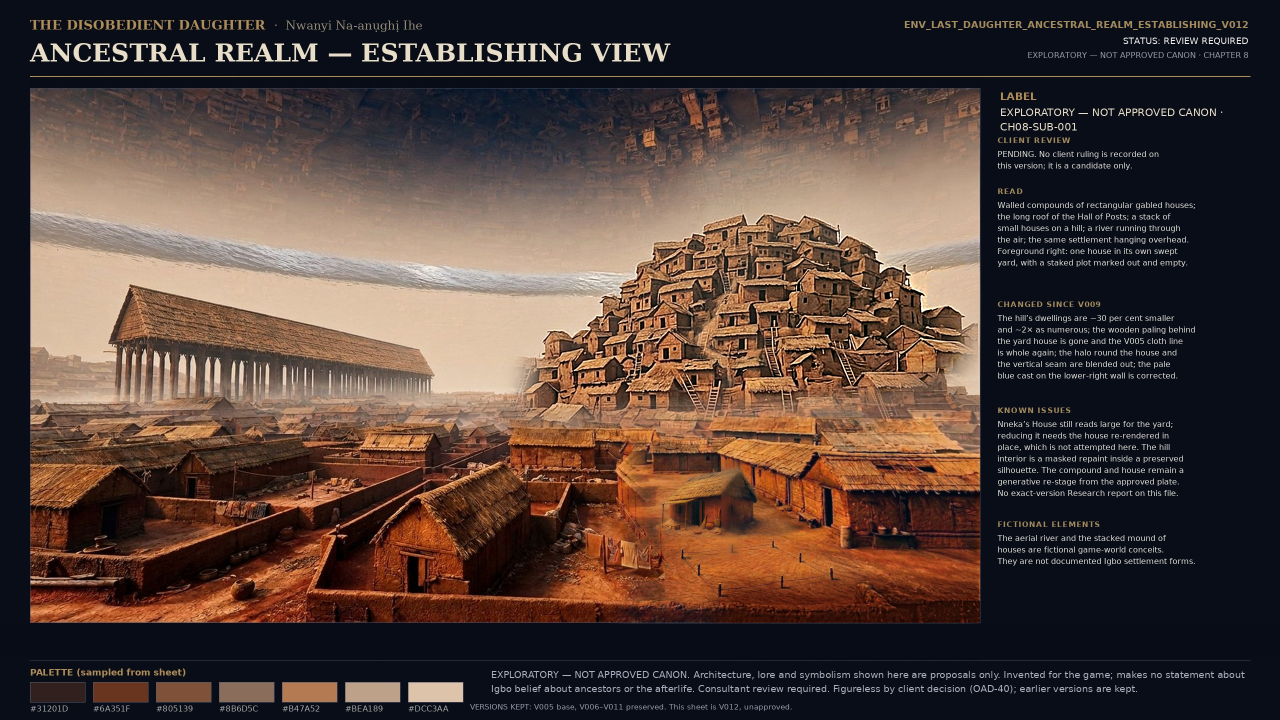
#> input picture STAGING_B1_2026-11-17/work13/step1.png, 2560 x 1440 px, found by its file name (shown at 1/2 size)
$ python fix2.py
#> lines starting #> are read from the running program, lines starting #| are printed output that depends on the picture; after the words box and inside, x2 and y2 are one past the last pixel; in counts of white or black regions, pixels touching at a corner belong together
"""EST V013 step 2 — composite the bounded house re-render back into the plate.

The patch region is pasted through a feathered mask and matched to the host
colour on a border ring that excludes the changed content.
"""
from PIL import Image, ImageFilter, ImageDraw
import numpy as np

S = '/home/user/chat-gpt/STAGING_B1_2026-11-17/work13/'
base = Image.open(S + 'step1.png').convert('RGB')
#> base is the input picture: PIL image 2560x1440 RGB; mean R, G, B 81.6, 63.7, 57.1
patch = Image.open(S + 'patch_house_new.png').convert('RGB').resize((440, 300), Image.LANCZOS)
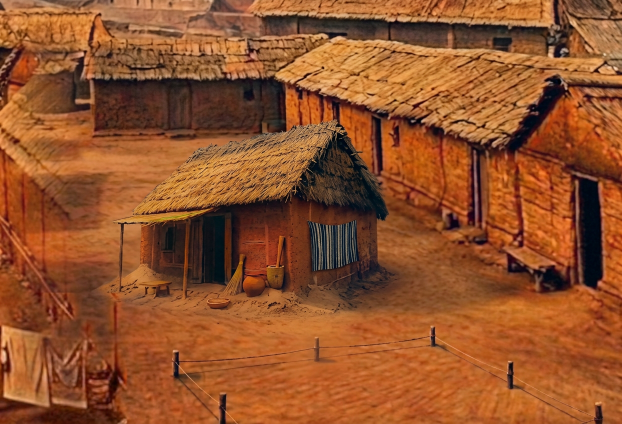
#> input picture STAGING_B1_2026-11-17/work13/patch_house_new.png, 1244 x 848 px, found by its file name (shown at 1/2 size)
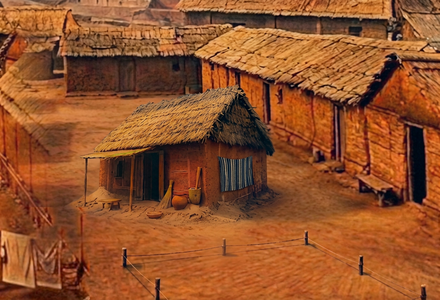
#> patch: PIL image 440x300 RGB; mean R, G, B 145.8, 82, 43.1
X0, Y0 = 1240, 850

b = np.array(base).astype(np.float32)
p = np.array(patch).astype(np.float32)

# colour match on a 14 px border ring (unchanged content on both sides)
ring = np.zeros(p.shape[:2], bool)
ring[:14] = ring[-14:] = True
ring[:, :14] = ring[:, -14:] = True
host = b[Y0:Y0 + 300, X0:X0 + 440][ring]
delta = np.median(host - p[ring], 0)
#> delta = [5, 3, 2]
p = np.clip(p + delta, 0, 255)
print('colour delta', delta.round(1))
#| colour delta [5. 3. 2.]

mask = Image.new('L', (440, 300), 0)
#> mask: PIL image 440x300 L; every value is 0
ImageDraw.Draw(mask).rectangle((16, 16, 440 - 16, 300 - 16), fill=255)
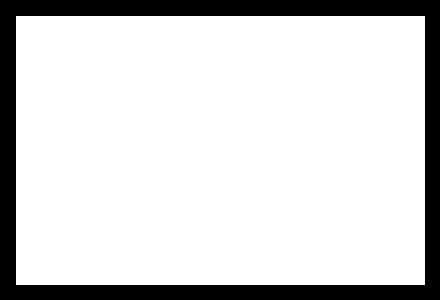
#> mask: PIL image 440x300 L; 83.3% white; 1 black region, box (x1, y1, x2, y2) and area: (0, 0, 440, 300) 21979
mask = mask.filter(ImageFilter.GaussianBlur(14))
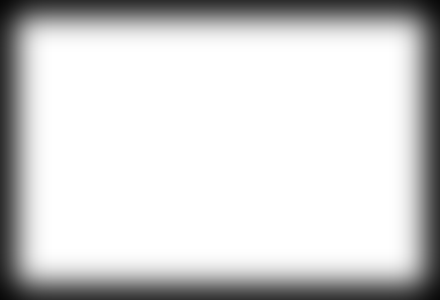
#> mask: PIL image 440x300 L; min 8, max 255, mean 210.7

base.paste(Image.fromarray(p.astype(np.uint8)), (X0, Y0), mask)
base.save(S + 'step2.png')

# seam check: max absolute step across the patch border
c = np.array(base).astype(int)
for x in (X0, X0 + 439):
    d = np.abs(c[Y0:Y0 + 300, x + 1] - c[Y0:Y0 + 300, x]).max()
    print('vertical seam at x', x, d)
#> this loop made 2 passes
#> d on passes 1 to 2: 77, 44
#| vertical seam at x 1240 77
#| vertical seam at x 1679 44
for y in (Y0, Y0 + 299):
    d = np.abs(c[y + 1, X0:X0 + 440] - c[y, X0:X0 + 440]).max()
    print('horizontal seam at y', y, d)
#> this loop made 2 passes
#> d on passes 1 to 2: 46, 59
#| horizontal seam at y 850 46
#| horizontal seam at y 1149 59
